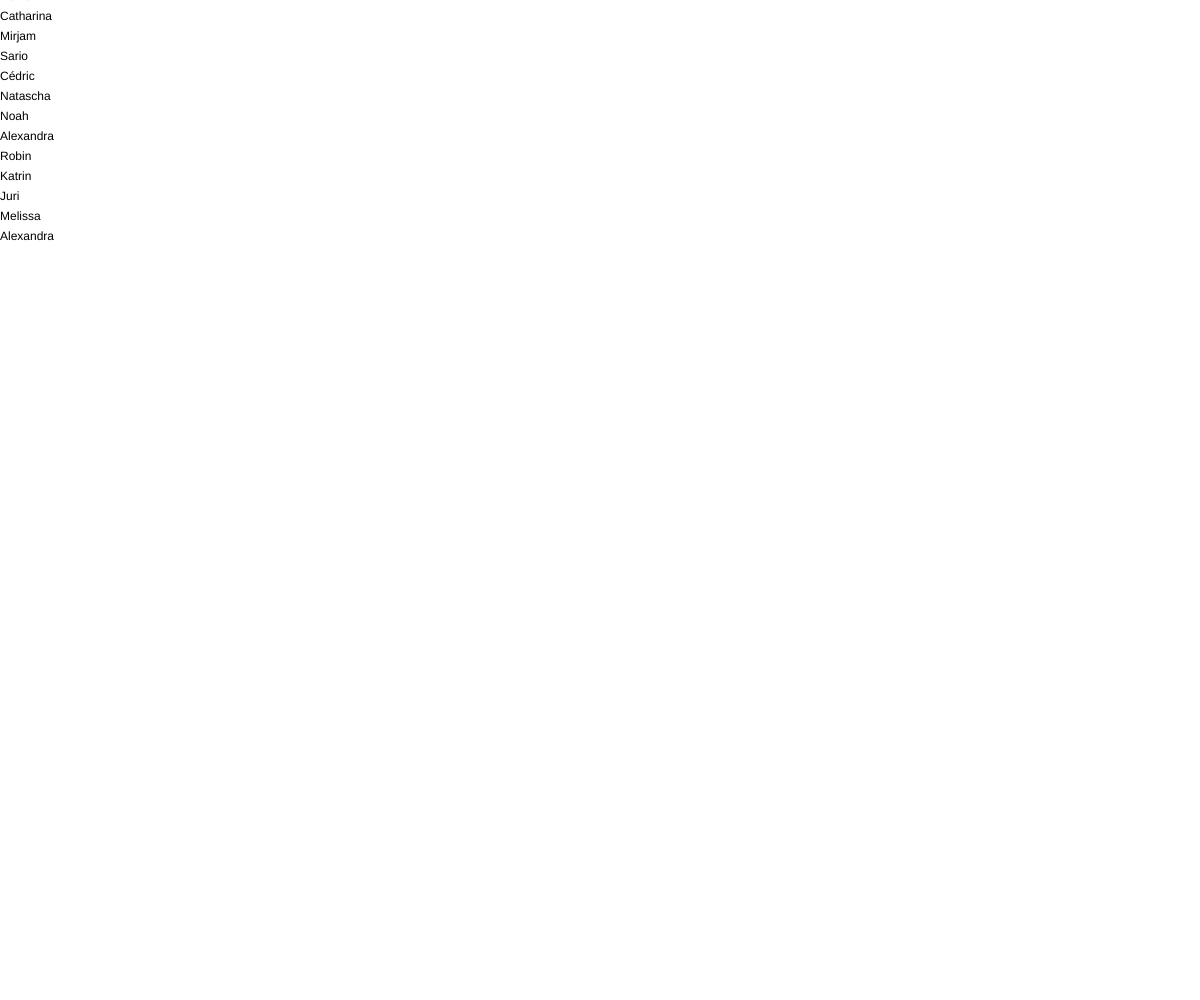
Frame 1 (no input)
Frame 60 (no input): identical to frame 1, image omitted
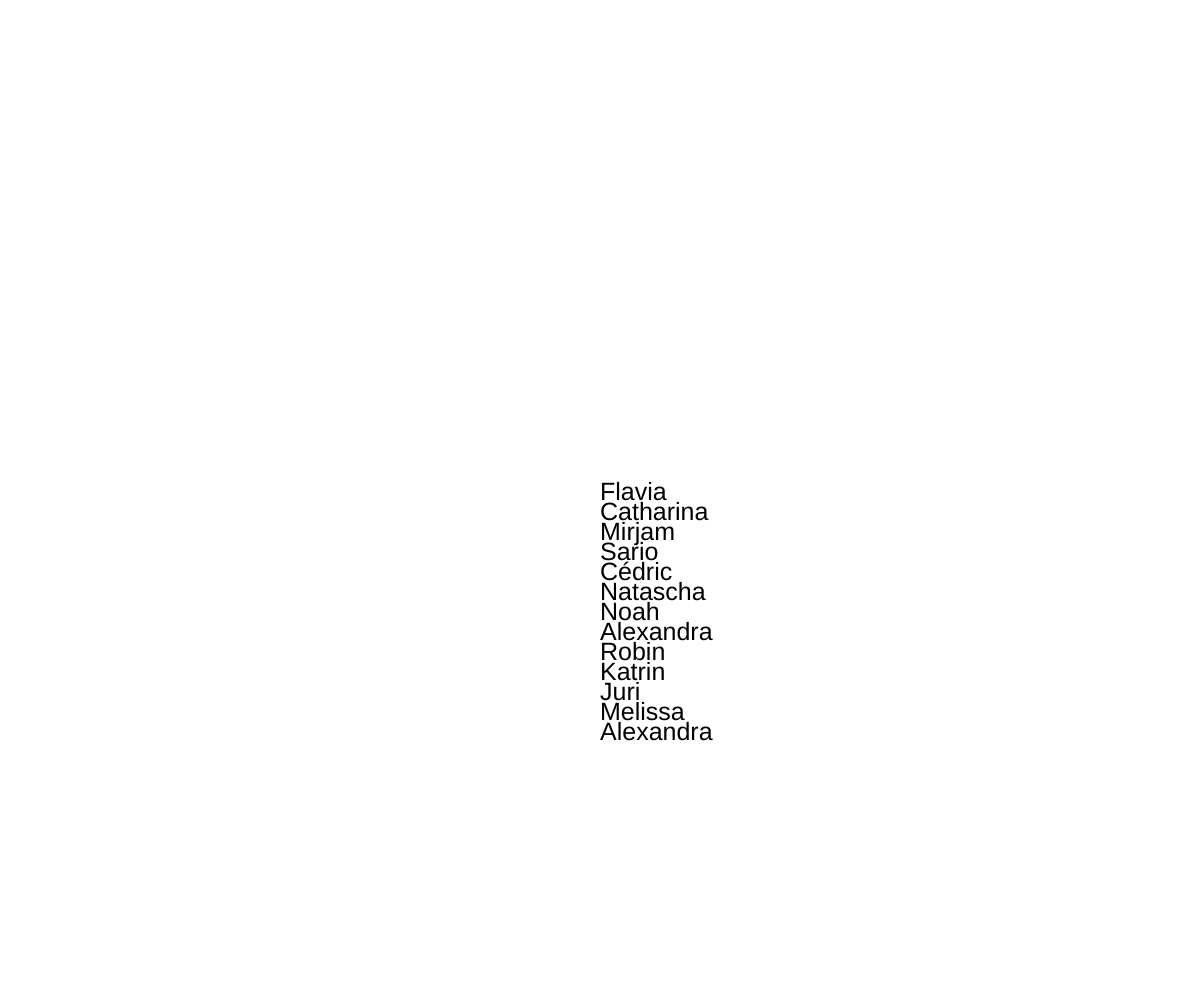
Frame 120 (the mouse pressed at the canvas centre since frame 60)

The p5.js sketch that drew these frames (run headless with seeded random() and noise() and a simulated clock; from frame 60 on, the mouse is pressed at the canvas centre):

// p5.js sketch
// ── sketch.js
let lg_hfiad21 = new Array(); //deklarierung
lg_hfiad21[0] = "Flavia";
lg_hfiad21[1] = "Catharina";
lg_hfiad21[2] = "Mirjam";
lg_hfiad21[3] = "Sario";
lg_hfiad21[4] = "Cédric";
lg_hfiad21[5] = "Natascha";
lg_hfiad21[6] = "Noah";
lg_hfiad21[7] = "Alexandra";
lg_hfiad21[8] = "Robin";
lg_hfiad21[9] = "Katrin";
lg_hfiad21[10] = "Juri";
lg_hfiad21[11] = "Melissa";
lg_hfiad21[12] = "Alexandra";

let drop = 0;

function setup() {
  createCanvas(windowWidth, windowHeight);//mit den JavaScript Variablen könnt ihr die aktuelle Groesse des Fensters abfragen.
  //noLoop();
  //frameRate(24);
}

function draw() {
    background(255);
    //fill(231,34,76,drop);
    textSize(mouseY / 20);
    for (let i = 0; i < lg_hfiad21.length; i++) {
        //textSize(random(20,50));
        //text(lg_hfiad21[i],mouseX, i * mouseY + 40);
        text(lg_hfiad21[i],mouseX, i * 20 + mouseY);
    }

}

function mouseClicked() {

}
